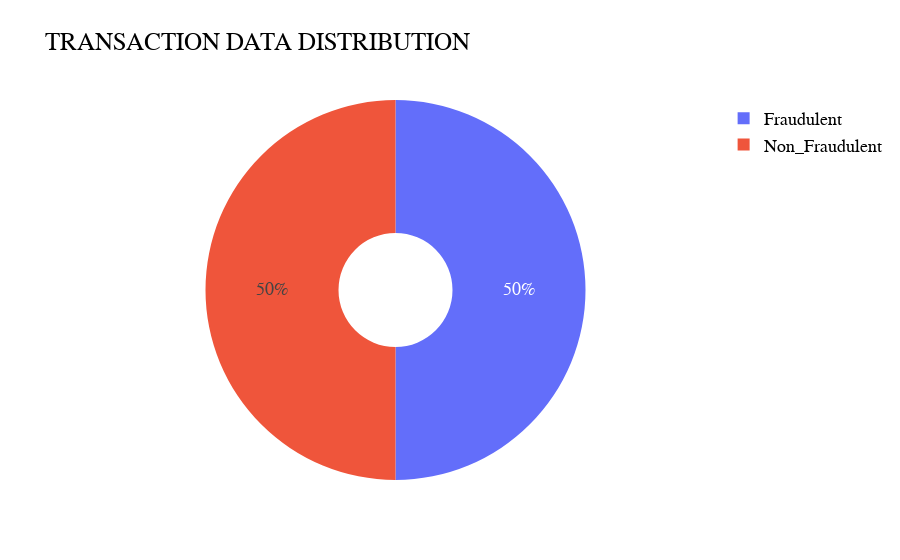

Notebook code for this chart:
### Markdown cell above
## Univariate Analysis

### Code cell
labels = data['Is Fraud?'].value_counts().index
values = data['Is Fraud?'].value_counts().values
fig = go.Figure(data=[go.Pie(labels=labels, values=values, hole=.3)])
fig.update_layout(
    title="transaction Data Distribution".upper(),
    font=dict(
        family="Courier New, monospace",
        size=18,
        color="#000000"
    )
)

fig.show()

### Figure 1 — Plotly figure (JSON) as saved in the notebook; plotly's stock layout.template omitted (floating-point values rounded to 4 significant figures)
{"data": [{"hole": 0.3, "labels": ["Fraudulent", "Non_Fraudulent"], "type": "pie", "values": [29757, 29757]}], "layout": {"font": {"color": "#000000", "family": "Courier New, monospace", "size": 18}, "title": {"text": "TRANSACTION DATA DISTRIBUTION"}}}
